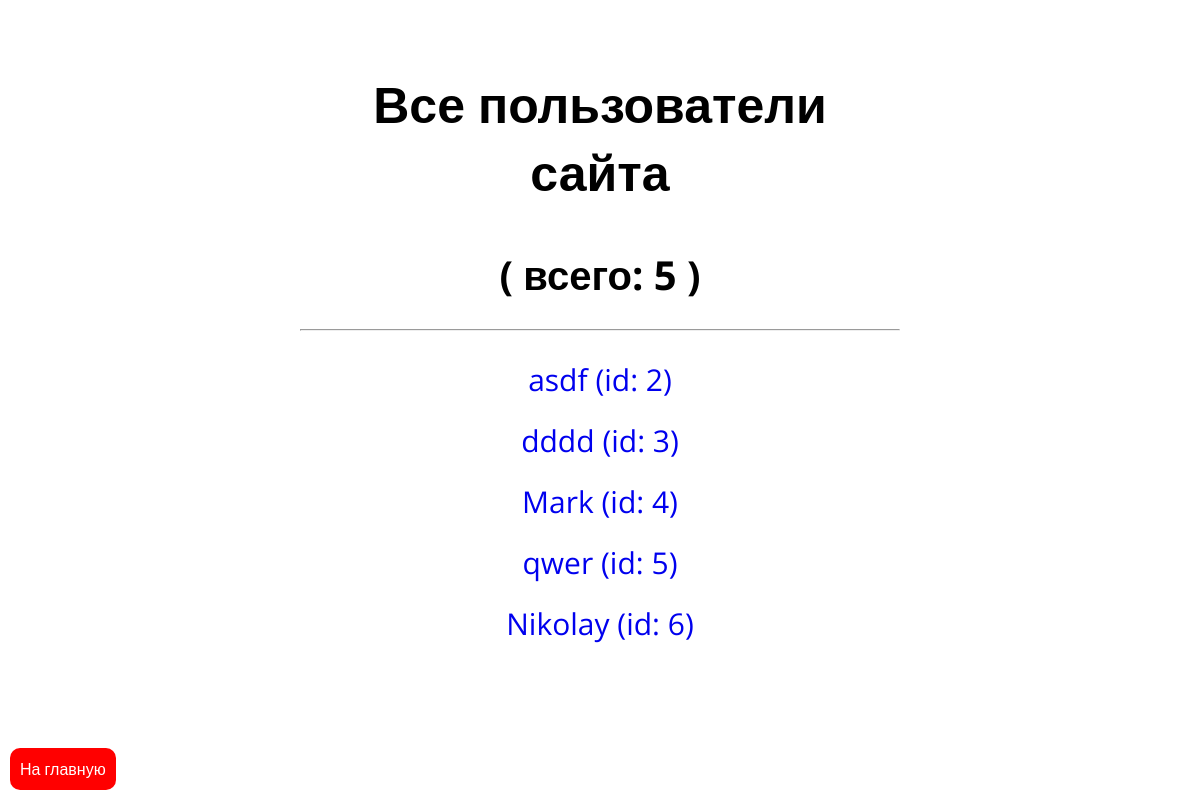
The app's page /info_users/ with its own data.
### app.py (models this page shows, shortened)
class UserModel(db.Model, UserMixin):
    __tablename__ = "users"
    id = db.Column(db.Integer(), primary_key=True)
    nick = db.Column(db.String(100), nullable=False, unique=True)
    password = db.Column(db.String(200), nullable=False)
    created_on = db.Column(db.DateTime(), default=datetime.now)
    admin = db.Column(db.Boolean(), default=False)
    admin_level = db.Column(db.Integer(), default=0)

### app.py (the view)
@app.route("/info_users/")
def infoUser():
    All = db.session.query(UserModel).all()
    return render_template("info_user.html", all=All)

### templates/info_user.html (shortened to what this page needs)
<!DOCTYPE html>
<html lang="en">
<head>
    <link rel="stylesheet" href="{{ url_for('static', filename='css/info.css') }}">
</head>
<body>
    <div id="main">
            <h2 id="head">Все пользователи сайта<h1 id="len" style="font-size: 40px;" > ( всего: {{ all|length }} )</h1> </h2>
            <hr>
        {% for i in all %}
            {% if i.admin == True %}
            <a style="color:red;" id="user" href="/info_user/{{ i.id }}">{{ i.nick }} (id: {{ i.id }}, Admin)</a> <br>
            {% else %}
                <a id="user" href="/info_user/{{ i.id }}">{{ i.nick }} (id: {{ i.id }})</a> <br>
            {% endif %}
        {% endfor %}
    </div>
    <a id="link" href="/">На главную</a>
</body>
</html>

### static/css/info.css (style rules this page uses)
body { font-family: 'Open Sans', sans-serif; width: 600px; margin-left: auto; margin-right: auto; text-align: center; }
#head { font-size: 50px; }
#main { padding-top: 20px; }
#user { display: inline-block; text-decoration: none; font-size: 30px; margin-top: 20px; }
#link { text-decoration: none; color: white; padding: 10px; background-color: red; border-radius: 10px; position: absolute; left: 0; bottom: 0; margin-left: 10px; margin-bottom: 10px; }

### records on screen
UserModel: nick "asdf", id "2"
UserModel: nick "dddd", id "3"
UserModel: nick "Mark", id "4"
UserModel: nick "qwer", id "5"
UserModel: nick "Nikolay", id "6"

### other values on screen
{{ all|length }} "5"
